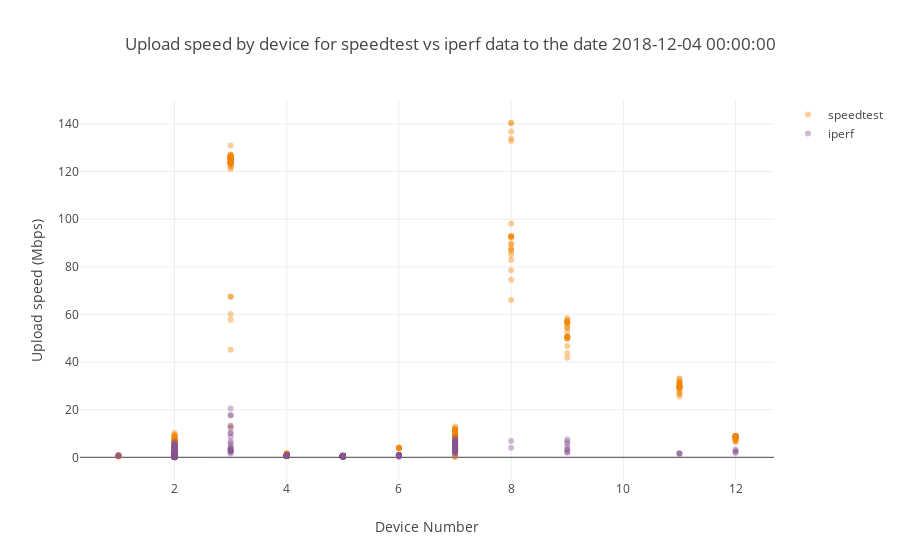

Write notebook code for a chart like this one.
### Code cell
t="Upload speed by device for speedtest vs iperf data"+title_tail
scatterplot_2groups(title=t,dataframe1=upload_df1,dataframe2=upload_df2,
                    plot_value="UPLOAD",ytitle="Upload speed (Mbps)")

### Figure 1 — Plotly figure (JSON) as saved in the notebook; plotly's stock layout.template omitted (floating-point values rounded to 4 significant figures; data arrays with more than 128 entries replaced by an {"elided": "..."} marker saying what was removed)
{"data": [{"marker": {"color": "#F38400", "opacity": 0.4}, "mode": "markers", "name": "speedtest", "type": "scatter", "uid": "4599641c-8f71-4ad7-bf87-c0ab66e6a30a", "x": {"elided": "882 int values"}, "y": {"elided": "882 float values"}}, {"marker": {"color": "#875692", "opacity": 0.4}, "mode": "markers", "name": "iperf", "type": "scatter", "uid": "c870b282-3576-459f-aaf2-2c0120d1dade", "x": {"elided": "376 int values"}, "y": {"elided": "376 float values"}}], "layout": {"title": {"text": "Upload speed by device for speedtest vs iperf data to the date 2018-12-04 00:00:00"}, "xaxis": {"title": {"text": "Device Number"}}, "yaxis": {"title": {"text": "Upload speed (Mbps)"}}}}
